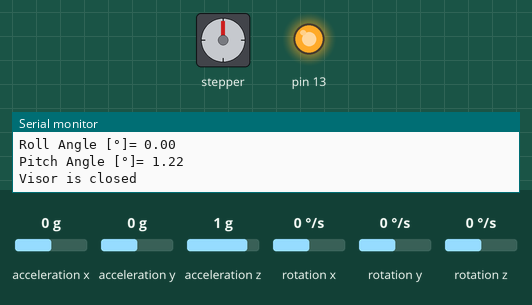
Recording of a sketch running on a simulated Arduino Uno, built with avr-gcc and run on an emulated ATmega328P. Shown: stepper motor, output pins drawn as LEDs (lit = HIGH), the last lines printed to the serial monitor. Wiring (inferred from the names in the program): MPU-6050 motion sensor at I2C address 0x68; stepper motor driver (200 steps per turn assumed): step pin 5; direction pin 4. Inputs (shaded band) come from the test bench; at power-on: rotation x 0 °/s, acceleration x 0 g, acceleration y 0 g, acceleration z 1 g, rotation y 0 °/s, rotation z 0 °/s. Pins used as bus, display or sensor lines are not drawn.

Above: at 10.4 s.
10.5 s: rotation x set to -121 °/s
12.0 s: rotation x set to -128 °/s
At 13.2 s:
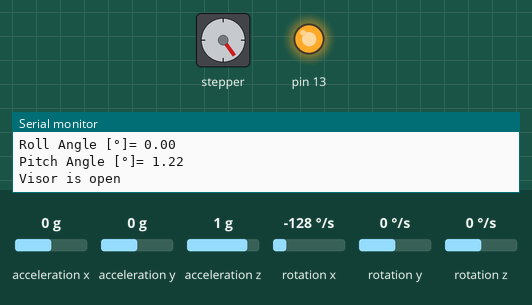
Timing chart, 0 to 15.0 s (numbered marks = the images above; inputs shaded):
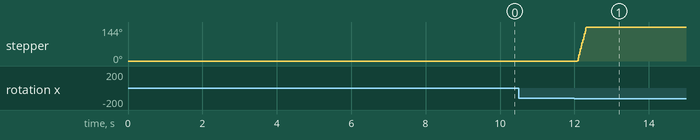

Measured:
- the behaviour switches between -124 and -125 °/s on rotation x (found by bisection; images 0 and 1)
- after the input at 12.0 s, stepper: turns 144° clockwise in 0.24 s, starting after 0.08 s

The sketch:

GyroscopeAccelerometer_Motor_Test_5.ino
```cpp
//Libraries
#include <Wire.h>

//Variables

//Accelerometer
float accX, accY, accZ;
float angleRoll, anglePitch;

//Gyroscope
float rateX, rateY, rateZ;
float rateCalX, rateCalY, rateCalZ; //Declare Calibration Values
int rateCalNum; //Store Calibration Number

const int stepPin = 5;
const int dirPin = 4;
const int stepsPerf = 80; //Number of steps to perform per cycle
const int stepDelay = 1500; //Delay in milliseconds between steps (acts as speed)

//const int stopTime = 2000; //Time in milliseconds to stop between cycles, for testing

const int tiltVal = 125; //Degree to tilt head, with a combination of acceleration and degrees
int visorPos; //Current visor position
int autoCloseVal; //AutoClose value, to detect if crash occurred

//Functions
void gyro_signals(void){
  Wire.beginTransmission(0x68);
  Wire.write(0x1A);
  Wire.write(0x05);
  Wire.endTransmission();

  //Accelerometer Setup
  Wire.beginTransmission(0x68); //Configure Accelerometer Output
  Wire.write(0x1C);
  Wire.write(0x08); //(0x00 = +/-2g, 0x08 = +/-4g, 0x10 = +/-8g, 0x18 = +/-16g)
  Wire.endTransmission();

  Wire.beginTransmission(0x68); //Pull Accelerometer Measurements
  Wire.write(0x3B);
  Wire.endTransmission();

  Wire.requestFrom(0x68,6);
  int16_t accXLSB=Wire.read()<<8 | Wire.read();
  int16_t accYLSB=Wire.read()<<8 | Wire.read();
  int16_t accZLSB=Wire.read()<<8 | Wire.read();

  accX=(float)accXLSB/8192-0.02; //Convert Measurements to Physical Values (g)
  accY=(float)accYLSB/8192; //(2g = 16384, 4g = 8192, 8g = 4096, 16g = 2048)
  accZ=(float)accZLSB/8192-0.06;

  angleRoll=atan(accY/sqrt(accX*accX+accZ*accZ))*1/(3.142/180);    //Calculate Absolute Angles
  anglePitch=-atan(accX/sqrt(accY*accY+accZ*accZ))*1/(3.142/180);

  //Gyroscope Setup
  Wire.beginTransmission(0x68); //Configure Gyroscope Output and Pull Rotation Rate Measurements
  Wire.write(0x1B);
  Wire.write(0x08);
  Wire.endTransmission();

  Wire.beginTransmission(0x68);
  Wire.write(0x43);
  Wire.endTransmission();

  Wire.requestFrom(0x68,6);
  int16_t gyroX=Wire.read()<<8 | Wire.read();
  int16_t gyroY=Wire.read()<<8 | Wire.read();
  int16_t gyroZ=Wire.read()<<8 | Wire.read();

  rateX=(float)gyroX/65.5;
  rateY=(float)gyroY/65.5;
  rateZ=(float)gyroZ/65.5;
}

void setup(){
  Serial.begin(57600);
  pinMode(13,OUTPUT);
  digitalWrite(13,HIGH);
  Wire.setClock(400000);
  Wire.begin();
  delay(250);
  Wire.beginTransmission(0x68);
  Wire.write(0x6B);
  Wire.write(0x00);
  Wire.endTransmission();

  for(rateCalNum=0; rateCalNum < 2000; rateCalNum++){ //Perform the calibration measurements
    gyro_signals();
    rateCalX+=rateX;
    rateCalY+=rateY;
    rateCalZ+=rateZ;
    delay(1);
  }
  rateCalX/=2000; //Calculate the calibration values
  rateCalY/=2000;
  rateCalZ/=2000;

  pinMode(stepPin, OUTPUT);
  pinMode(dirPin, OUTPUT);

  visorPos = 0; //Visor position assumed to start closed

  autoCloseVal = 0; //Start with autoclose emergency setting off
}

void loop() {
  gyro_signals();
  rateX-=rateCalX;   //Correct measured values before displaying
  rateY-=rateCalY;
  rateZ-=rateCalZ;

  if (autoCloseVal == 0){
    Serial.print("Roll rate (X) [degree/s] =");
    Serial.print(rateX);
    Serial.print("\n");
    Serial.print("Pitch rate (Y) [degree/s] =");
    Serial.print(rateY);
    Serial.print("\n");
    Serial.print("Yaw rate (Z) [degree/s] =");
    Serial.print(rateZ);
    Serial.print("\n\n");

    Serial.print("Acceleration X [g]= ");     //For Calibrating Acceleration Values on MPU6050
    Serial.print(accX);
    Serial.print("\n");
    Serial.print("Acceleration Y [g]= ");
    Serial.print(accY);
    Serial.print("\n");
    Serial.print("Acceleration Z [g]= ");
    Serial.print(accZ);
    Serial.print("\n\n");

    Serial.print("Roll Angle [°]= ");
    Serial.print(angleRoll);
    Serial.print("\n");
    Serial.print("Pitch Angle [°]= ");
    Serial.print(anglePitch);
    Serial.print("\n\n");

    if (visorPos == 0){
      Serial.print("Visor is closed");
      //Serial.print(visorPos);
      Serial.print("\n");
    }
    if (visorPos ==1){
      Serial.print("Visor is open");
      //Serial.print(visorPos);
      Serial.print("\n");
    }
    //Serial.print(autoCloseVal);
    Serial.print("\n\n");


    if (rateX < (tiltVal*-1) && visorPos == 0) {
        visorPos = 1;
        digitalWrite(dirPin, HIGH);
        for(int x = 0; x < stepsPerf; x++) {
            digitalWrite(stepPin,HIGH);
            delayMicroseconds(stepDelay);
            digitalWrite(stepPin,LOW);
            delayMicroseconds(stepDelay);
        }
    }
    if (rateX > (tiltVal*1) && visorPos == 1) {
        visorPos = 0;
        digitalWrite(dirPin, LOW);
        for(int x = 0; x < stepsPerf; x++) {
            digitalWrite(stepPin,LOW);
            delayMicroseconds(stepDelay);
            digitalWrite(stepPin,HIGH);
            delayMicroseconds(stepDelay);
        }
    }

  }
  /*if (accX >= 0.90 || accX <=-0.90 || autoCloseVal == 1){
    autoCloseVal = 1;
    if (visorPos == 1) {
      visorPos = 0;
      digitalWrite(dirPin, LOW);
        for(int x = 0; x < stepsPerf; x++) {
            digitalWrite(stepPin,LOW);
            delayMicroseconds(stepDelay);
            digitalWrite(stepPin,HIGH);
            delayMicroseconds(stepDelay);
        }
    }
    Serial.print("Emergency AutoClose Activated");
    Serial.print("\n\n");
  }*/
  delay(100);
}
```
